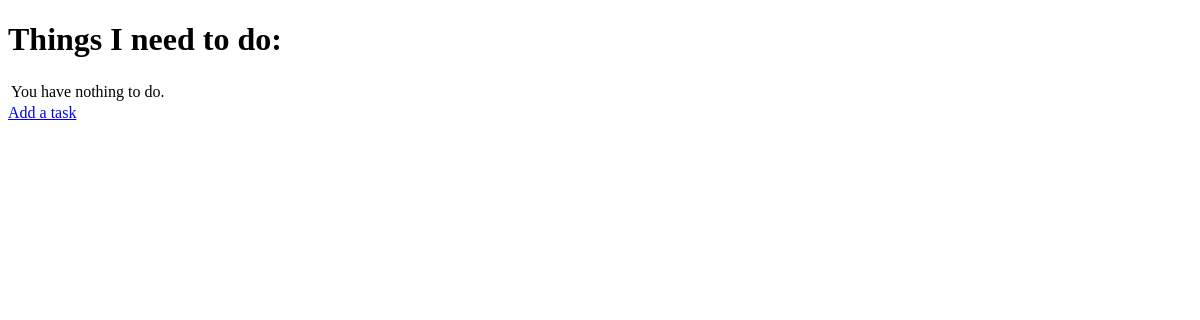
The app's page /, older data.
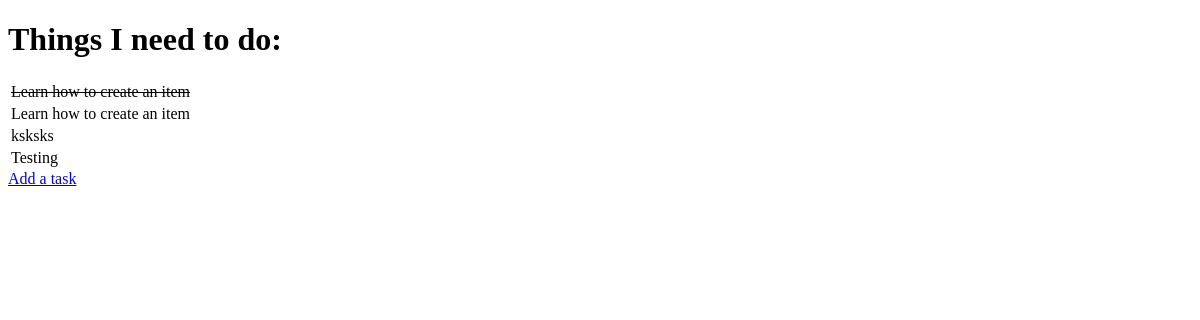
The same page, newer data.
### todo/models.py (models this page shows, shortened)
class Item(models.Model):
    name = models.CharField(max_length=50, null=False, blank=False)
    done = models.BooleanField(null=False, blank=False, default=False)

### todo/views.py (the view)
# urls.py: path('', get_todo_list, name='get_todo_list'),
def get_todo_list(request):
    items = Item.objects.all()
    context = {
        'items': items
    }
    return render(request, 'todo/todo_list.html', context)

### todo/templates/todo/todo_list.html (shortened to what this page needs)
<!DOCTYPE html>
<html lang="en">
<head>
</head>
<body>
    <h1>Things I need to do:</h1>
    <table>
        {% for item in items %}
            <tr>
                {% if item.done%}
                <td><strike>{{ item.name  }}</strike></td>
                {% else %}
                <td>{{ item.name  }}</td>
                {% endif %}
            </tr>
        {% empty %}
        <tr><td>You have nothing to do.</td></tr>
        {% endfor %}
    </table>
    <a href="/add">Add a task</a>
</body>
</html>

Row changes from the older to the newer data that the page shows:
added Item: name "Learn how to create an item"
added Item: name "Learn how to create an item"
added Item: name "ksksks"
added Item: name "Testing"
Text that changed along with them:
text no longer shown: "You have nothing to do."
